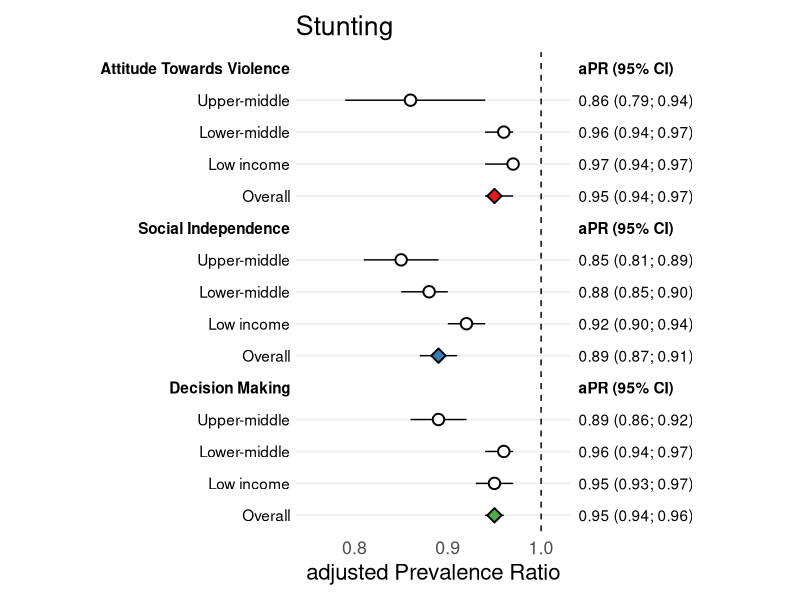
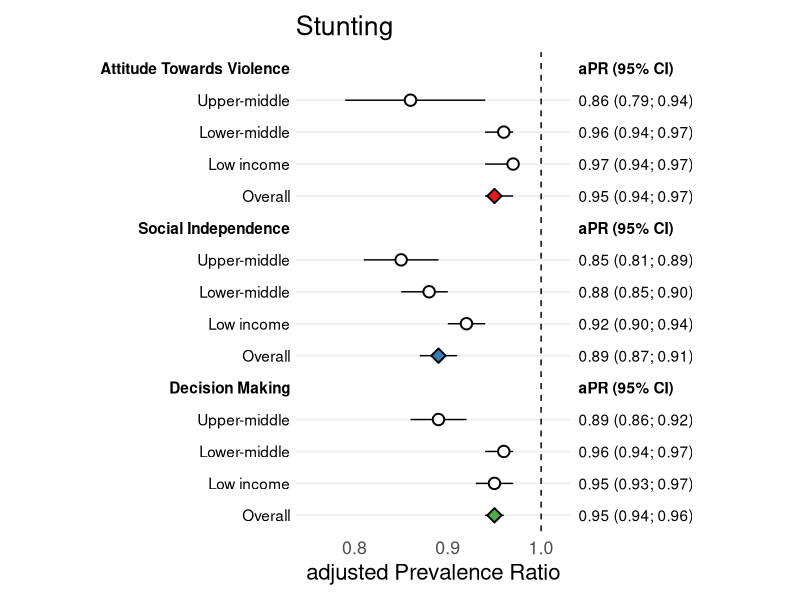
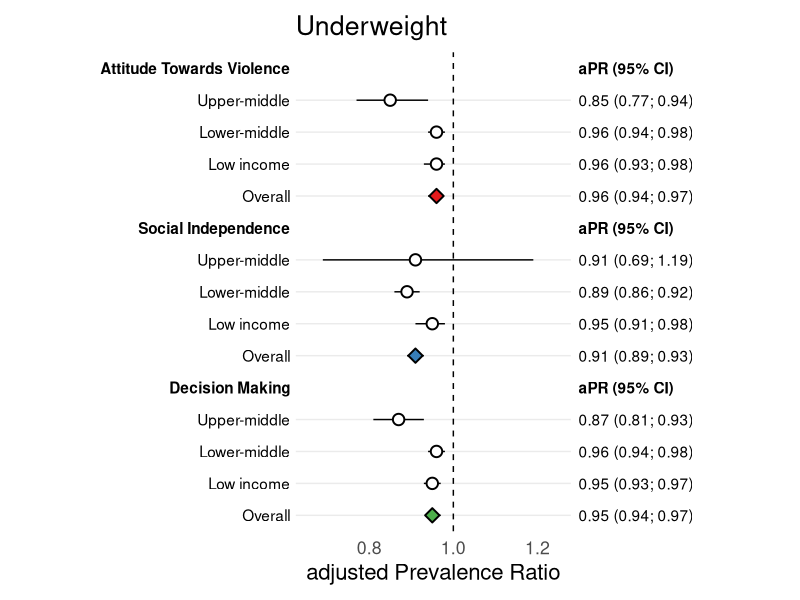
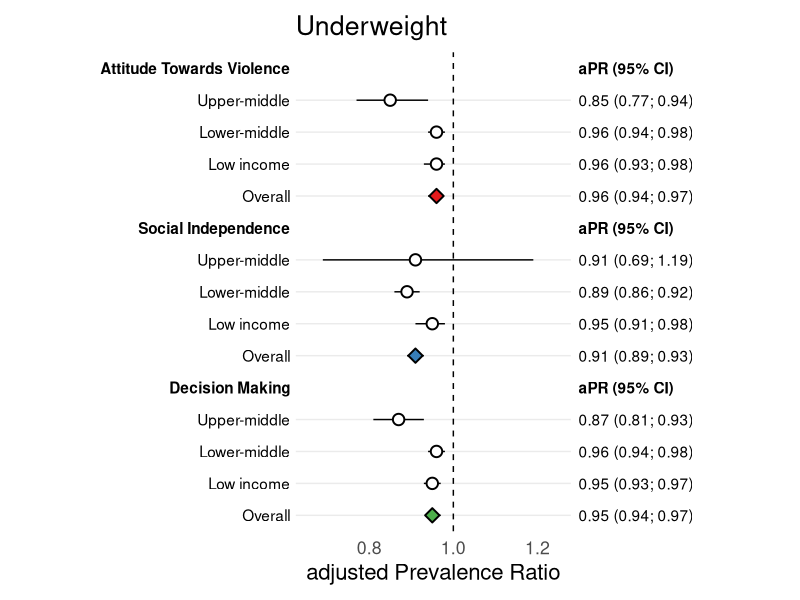
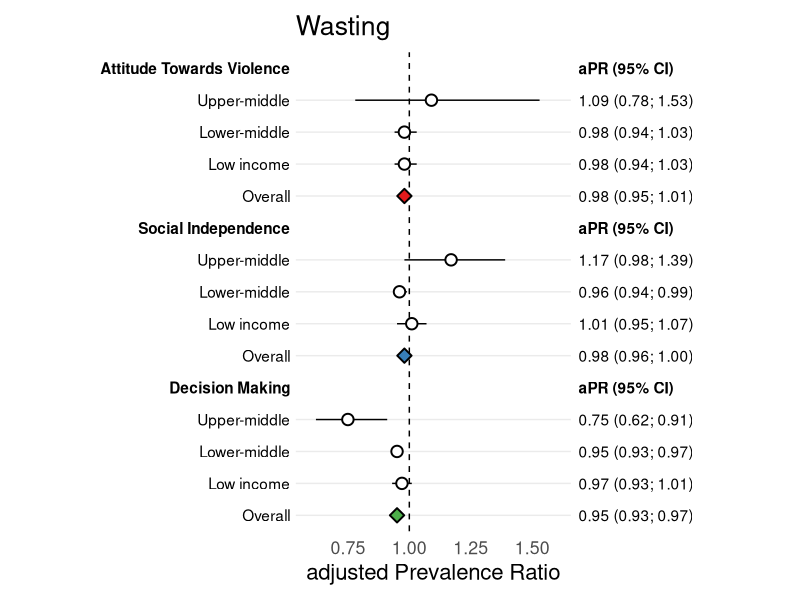
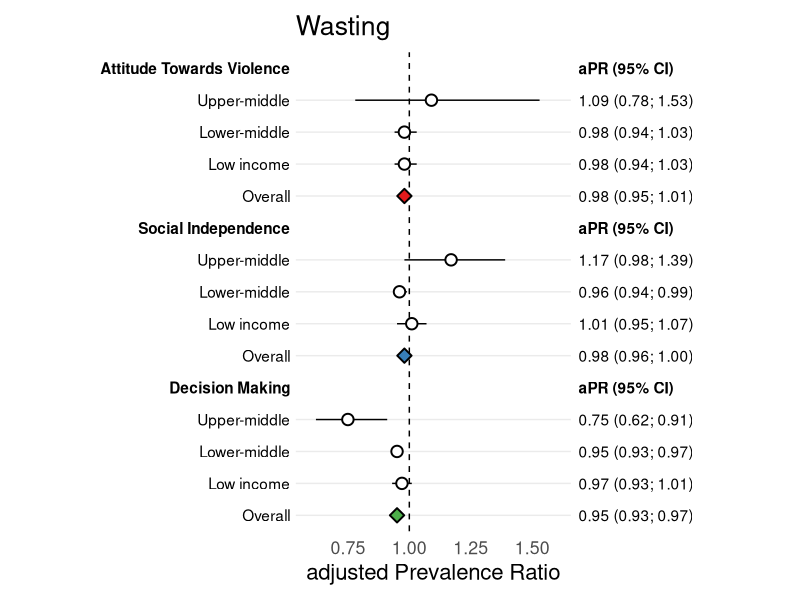
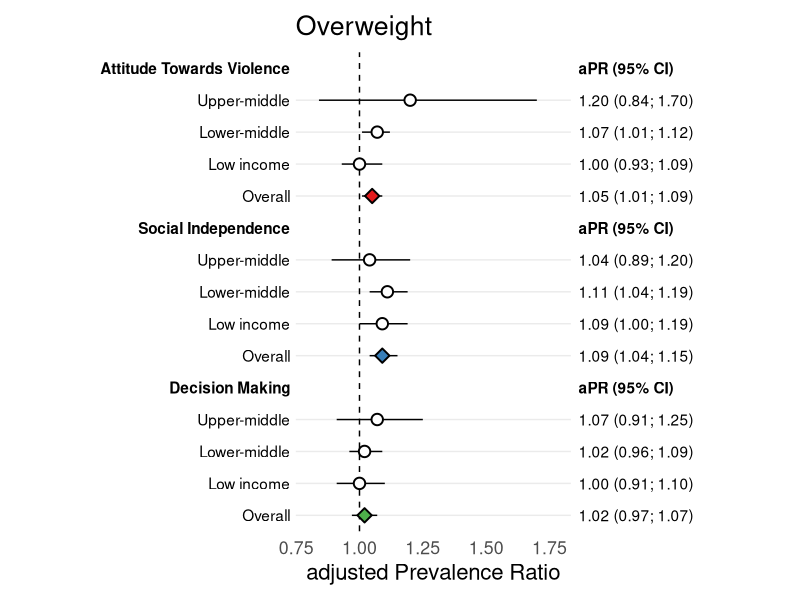
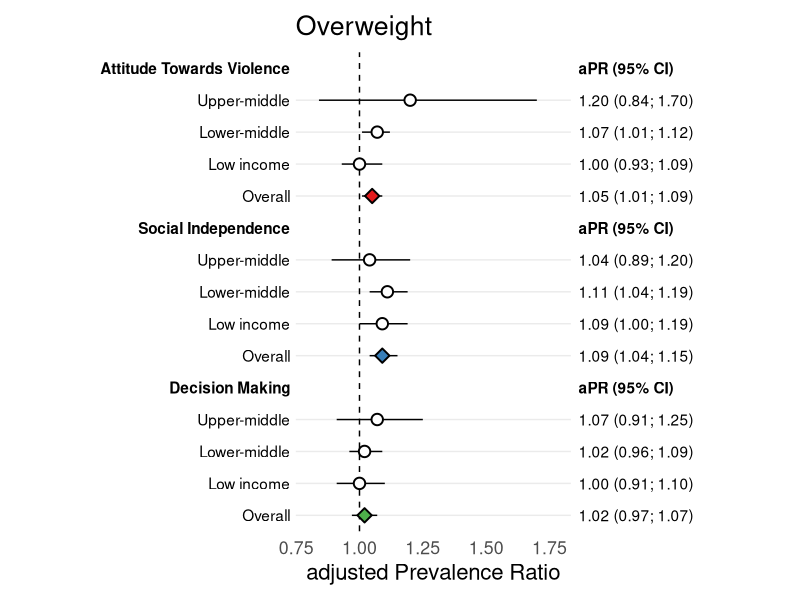

These charts were generated, in order, by the following R code:
library(dplyr)
library(ggplot2)
library(patchwork)

# Create the data frame with all values
df <- tribble(
  ~outcome, ~domain, ~income, ~apr, ~lower, ~upper,
  "Stunting", "Attitude Towards Violence", "Upper-middle", 0.86, 0.79, 0.94,
  "Stunting", "Attitude Towards Violence", "Lower-middle", 0.96, 0.94, 0.97,
  "Stunting", "Attitude Towards Violence", "Low income", 0.97, 0.94, 0.97,
  "Stunting", "Attitude Towards Violence", "Overall", 0.95, 0.94, 0.97,
  "Stunting", "Social Independence", "Upper-middle", 0.85, 0.81, 0.89,
  "Stunting", "Social Independence", "Lower-middle", 0.88, 0.85, 0.90,
  "Stunting", "Social Independence", "Low income", 0.92, 0.90, 0.94,
  "Stunting", "Social Independence", "Overall", 0.89, 0.87, 0.91,
  "Stunting", "Decision Making", "Upper-middle", 0.89, 0.86, 0.92,
  "Stunting", "Decision Making", "Lower-middle", 0.96, 0.94, 0.97,
  "Stunting", "Decision Making", "Low income", 0.95, 0.93, 0.97,
  "Stunting", "Decision Making", "Overall", 0.95, 0.94, 0.96,
  "Underweight", "Attitude Towards Violence", "Upper-middle", 0.85, 0.77, 0.94,
  "Underweight", "Attitude Towards Violence", "Lower-middle", 0.96, 0.94, 0.98,
  "Underweight", "Attitude Towards Violence", "Low income", 0.96, 0.93, 0.98,
  "Underweight", "Attitude Towards Violence", "Overall", 0.96, 0.94, 0.97,
  "Underweight", "Social Independence", "Upper-middle", 0.91, 0.69, 1.19,
  "Underweight", "Social Independence", "Lower-middle", 0.89, 0.86, 0.92,
  "Underweight", "Social Independence", "Low income", 0.95, 0.91, 0.98,
  "Underweight", "Social Independence", "Overall", 0.91, 0.89, 0.93,
  "Underweight", "Decision Making", "Upper-middle", 0.87, 0.81, 0.93,
  "Underweight", "Decision Making", "Lower-middle", 0.96, 0.94, 0.98,
  "Underweight", "Decision Making", "Low income", 0.95, 0.93, 0.97,
  "Underweight", "Decision Making", "Overall", 0.95, 0.94, 0.97,
  "Wasting", "Attitude Towards Violence", "Upper-middle", 1.09, 0.78, 1.53,
  "Wasting", "Attitude Towards Violence", "Lower-middle", 0.98, 0.94, 1.03,
  "Wasting", "Attitude Towards Violence", "Low income", 0.98, 0.94, 1.03,
  "Wasting", "Attitude Towards Violence", "Overall", 0.98, 0.95, 1.01,
  "Wasting", "Social Independence", "Upper-middle", 1.17, 0.98, 1.39,
  "Wasting", "Social Independence", "Lower-middle", 0.96, 0.94, 0.99,
  "Wasting", "Social Independence", "Low income", 1.01, 0.95, 1.07,
  "Wasting", "Social Independence", "Overall", 0.98, 0.96, 1.00,
  "Wasting", "Decision Making", "Upper-middle", 0.75, 0.62, 0.91,
  "Wasting", "Decision Making", "Lower-middle", 0.95, 0.93, 0.97,
  "Wasting", "Decision Making", "Low income", 0.97, 0.93, 1.01,
  "Wasting", "Decision Making", "Overall", 0.95, 0.93, 0.97,
  "Overweight", "Attitude Towards Violence", "Upper-middle", 1.20, 0.84, 1.70,
  "Overweight", "Attitude Towards Violence", "Lower-middle", 1.07, 1.01, 1.12,
  "Overweight", "Attitude Towards Violence", "Low income", 1.00, 0.93, 1.09,
  "Overweight", "Attitude Towards Violence", "Overall", 1.05, 1.01, 1.09,
  "Overweight", "Social Independence", "Upper-middle", 1.04, 0.89, 1.20,
  "Overweight", "Social Independence", "Lower-middle", 1.11, 1.04, 1.19,
  "Overweight", "Social Independence", "Low income", 1.09, 1.00, 1.19,
  "Overweight", "Social Independence", "Overall", 1.09, 1.04, 1.15,
  "Overweight", "Decision Making", "Upper-middle", 1.07, 0.91, 1.25,
  "Overweight", "Decision Making", "Lower-middle", 1.02, 0.96, 1.09,
  "Overweight", "Decision Making", "Low income", 1.00, 0.91, 1.10,
  "Overweight", "Decision Making", "Overall", 1.02, 0.97, 1.07
)

# Define colors for domains
domain_colors <- c(
  "Attitude Towards Violence" = "#E41A1C", 
  "Social Independence" = "#377EB8", 
  "Decision Making" = "#4DAF4A"
)

# Loop over each outcome to create and save plots
for (outc in unique(df$outcome)) {
  d <- df %>% 
    filter(outcome == outc) %>%
    mutate(
      color = domain_colors[domain],
      point_shape = ifelse(income == "Overall", 23, 21),
      point_fill = ifelse(income == "Overall", color, "#ffffff")
    )
  
  # Initialize table_data without dummy rows
  table_data <- NULL
  
  domains <- unique(d$domain)
  for (dom in domains) {
    sub <- d %>% 
      filter(domain == dom) %>%
      mutate(
        label = income,
        est_text = sprintf("%.2f (%.2f; %.2f)", apr, lower, upper)
      ) %>%
      select(label, apr, lower, upper, est_text, color, point_shape, point_fill)
    
    domain_header <- data.frame(
      label = dom, 
      apr = NA_real_, 
      lower = NA_real_, 
      upper = NA_real_,
      est_text = "aPR (95% CI)",
      color = NA_character_,
      point_shape = NA_real_,
      point_fill = NA_character_
    )
    
    table_data <- bind_rows(table_data, domain_header, sub)
  }
  
  table_data <- table_data %>%
    mutate(y = nrow(.) : 1)  # Reverse y for top-to-bottom order
  
  # Define common y limits for perfect alignment across panels
  y_min <- min(table_data$y) - 0.5
  y_max <- max(table_data$y) + 0.5
  y_limits <- c(y_min, y_max)
  point_ys <- table_data$y[!is.na(table_data$apr)]
  
  # Label plot (left: income groups with bold domain headers)
  p_label <- ggplot(table_data, aes(y = y)) +
    geom_text(
      aes(x = 1, label = label, fontface = ifelse(is.na(apr), "bold", "plain")), 
      hjust = 1
    ) +
    scale_x_continuous(limits = c(0, 1), expand = c(0, 0)) +
    scale_y_continuous(breaks = table_data$y, labels = NULL, limits = y_limits, expand = c(0, 0)) +
    theme_void() +
    theme(
      plot.margin = margin(5.5, 0, 5.5, 5.5),
      text = element_text(size = 14)
    )
  
  # Main plot (middle: aPR with CI and midline at 1)
  min_x <- min(d$lower) * 0.95
  max_x <- max(d$upper) * 1.05
  p_plot <- ggplot(table_data %>% filter(!is.na(apr)), aes(y = y)) +
    geom_vline(xintercept = 1, lty = 2) +
    geom_pointrange(
      aes(x = apr, xmin = lower, xmax = upper, shape = point_shape, fill = point_fill), 
      colour = "black", 
      size = 0.8
    ) +
    scale_shape_identity() +
    scale_fill_identity() +
    scale_y_continuous(breaks = point_ys, labels = NULL, limits = y_limits, expand = c(0, 0)) +
    scale_x_continuous() +
    coord_cartesian(xlim = c(min_x, max_x)) +
    theme_minimal(base_size = 16) +
    theme(
      axis.text.y = element_blank(),
      axis.ticks.y = element_blank(),
      axis.title.y = element_blank(),
      panel.grid.major.y = element_line(colour = "grey92", linewidth = 0.5),
      panel.grid.major.x = element_blank(),
      panel.grid.minor = element_blank(),
      plot.margin = margin(5.5, 5.5, 5.5, 0)
    ) +
    labs(x = "adjusted Prevalence Ratio", title = outc)
  
  # Text plot (right: aPR with 95% CI)
  p_text <- ggplot(table_data, aes(y = y)) +
    geom_text(
      aes(
        x = 0, 
        label = est_text, 
        fontface = ifelse(is.na(apr), "bold", "plain")
      ), 
      hjust = 0, 
      na.rm = TRUE
    ) +
    scale_x_continuous(limits = c(0, 1), expand = c(0, 0)) +
    scale_y_continuous(breaks = table_data$y, labels = NULL, limits = y_limits, expand = c(0, 0)) +
    theme_void() +
    theme(
      plot.margin = margin(5.5, 5.5, 5.5, 0),
      text = element_text(size = 14)
    )
  
  # Combine plots
  p <- p_label | p_plot | p_text
  p <- p + plot_layout(widths = c(4, 4, 3))  # Adjust widths as needed
  
  # Save the plot
  ggsave(filename = paste0(outc, "_plot.png"), plot = p, width = 10, height = 8, dpi = 300)
  ggsave(filename = paste0(outc, "_plot.pdf"), plot = p, width = 8, height = 8, dpi = 600)
  
}